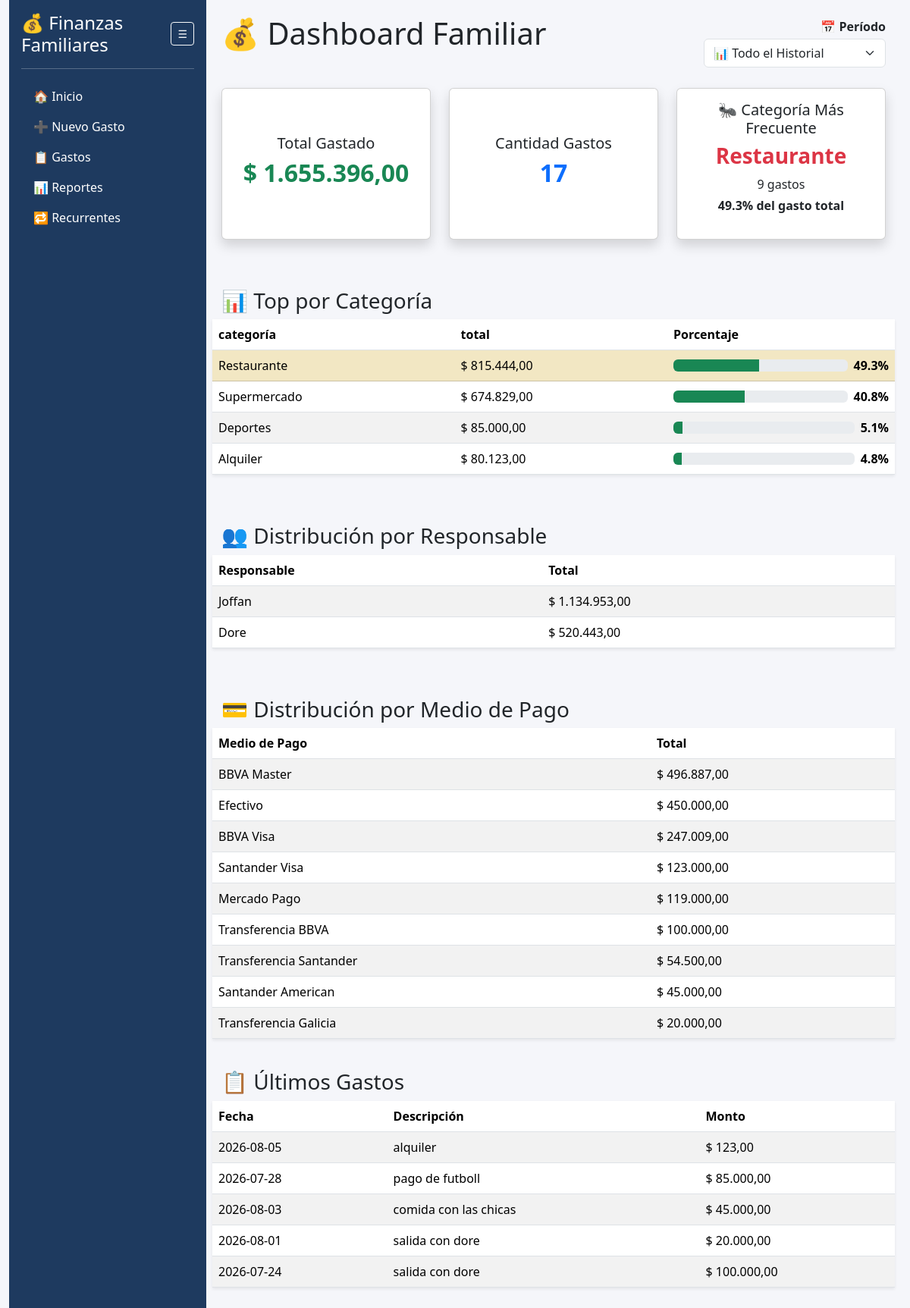
The page / on the database its author committed.
### app.py (models this page shows)
class Gasto(db.Model):
    id = db.Column(db.Integer, primary_key=True)
    fecha = db.Column(db.String(20))
    descripcion = db.Column(db.String(200))
    monto = db.Column(db.Float)
    categoria = db.Column(db.String(50))
    responsable = db.Column(db.String(50))
    medio_pago = db.Column(db.String(50))
    gasto_recurrente_id = db.Column(db.Integer, db.ForeignKey('gasto_recurrente.id'), nullable=True)
    pagado = db.Column(db.Boolean, default=False)
    recurrente = db.relationship('GastoRecurrente', backref='gastos_generados', lazy=True)

### app.py (the view)
@app.route("/")
def home():
    mes_seleccionado = request.args.get("mes", "todos")
    if mes_seleccionado == "todos":
        gastos_query = Gasto.query
    else:
        gastos_query = Gasto.query.filter(Gasto.fecha.startswith(mes_seleccionado))
    total_gastado = sum(gasto.monto for gasto in gastos_query.all())
    if total_gastado is None:
        total_gastado = 0
    cantidad_gastos = gastos_query.count()
    ultimos_gastos = gastos_query.order_by(Gasto.id.desc()).limit(5).all()
    gastos_categoria = gastos_query.with_entities(
        Gasto.categoria, func.sum(Gasto.monto)
    ).group_by(Gasto.categoria).order_by(func.sum(Gasto.monto).desc()).all()
    gastos_categoria_pct = []
    for categoria, total in gastos_categoria:
        porcentaje = 0
        if total_gastado > 0:
            porcentaje = round((total / total_gastado) * 100, 1)
        gastos_categoria_pct.append({
            "categoria": categoria,
            "total": total,
            "porcentaje": porcentaje
        })
    gastos_responsable = gastos_query.with_entities(
        Gasto.responsable, func.sum(Gasto.monto)
    ).group_by(Gasto.responsable).order_by(func.sum(Gasto.monto).desc()).all()
    gastos_medio_pago = gastos_query.with_entities(
        Gasto.medio_pago, func.sum(Gasto.monto)
    ).group_by(Gasto.medio_pago).order_by(func.sum(Gasto.monto).desc()).all()
    promedio_gasto = total_gastado / cantidad_gastos if cantidad_gastos > 0 else 0
    categoria_mas_frecuente = None
    if gastos_categoria_pct:
        categoria_nombre = gastos_categoria_pct[0]["categoria"]
        cantidad_movimientos = gastos_query.filter(Gasto.categoria == categoria_nombre).count()
        categoria_mas_frecuente = {
            "categoria": categoria_nombre,
            "cantidad": cantidad_movimientos,
            "porcentaje": gastos_categoria_pct[0]["porcentaje"]
        }
    meses_disponibles = sorted(
        list(set(gasto.fecha[:7] for gasto in Gasto.query.all())),
        reverse=True
    )
    return render_template(
        "home.html",
        total_gastado=total_gastado,
        cantidad_gastos=cantidad_gastos,
        ultimos_gastos=ultimos_gastos,
        gastos_categoria=gastos_categoria,
        gastos_categoria_pct=gastos_categoria_pct,
        gastos_responsable=gastos_responsable,
        gastos_medio_pago=gastos_medio_pago,
        categoria_mas_frecuente=categoria_mas_frecuente,
        meses_disponibles=meses_disponibles,
        mes_seleccionado=mes_seleccionado,
    )

### app.py (called while the page is built)
@app.template_filter('moneda')
def moneda(valor):
    if valor is None:
        return "0,00"
    return f"{valor:,.2f}".replace(",", "X").replace(".", ",").replace("X", ".")

### templates/home.html (shortened to what this page needs)
{% extends "base.html" %}
{% block contenido %}
<div class="d-flex justify-content-between align-items-center mb-4">
    <h1 class="mb-4">
        💰 Dashboard Familiar
    </h1>
    <form method="get">
        <div class="text-end">
            <label class="fw-bold mb-1">
                    📅 Período
            </label>
        </div>
        <select
            class="form-select"
            name="mes"
            onchange="this.form.submit()"
            style="width: 240px;">
            <option
                value="todos"
                {% if mes_seleccionado == 'todos' %}
                selected
                {% endif %}
            >
                📊 Todo el Historial
            </option>
            {% set nombres_meses = {
                '01':'Enero',
                '02':'Febrero',
                '03':'Marzo',
                '04':'Abril',
                '05':'Mayo',
                '06':'Junio',
                '07':'Julio',
                '08':'Agosto',
                '09':'Septiembre',
                '10':'Octubre',
                '11':'Noviembre',
                '12':'Diciembre'
            } %}
        </select>
    </form>
</div>
<div class="row">
    <div class="col-md-4 mb-3">
        <div class="card shadow h-100">
            <div class="card-body d-flex flex-column justify-content-center text-center">
                <h5>Total Gastado</h5>
                <h2 class="text-success fw-bold">
                    $ {{ total_gastado | moneda }}
                </h2>
            </div>
        </div>
    </div>
    <div class="col-md-4 mb-3">
        <div class="card shadow h-100">
            <div class="card-body d-flex flex-column justify-content-center text-center">
                <h5>Cantidad Gastos</h5>
                <h2 class="text-primary fw-bold">
                    {{ cantidad_gastos }}
                </h2>
            </div>
        </div>
    </div>
    <div class="col-md-4 mb-3">
        <div class="card shadow h-100">
            <div class="card-body d-flex flex-column justify-content-center text-center">
                <h5>🐜 Categoría Más Frecuente</h5>
                {% if categoria_mas_frecuente %}
                    <h3 class="text-danger fw-bold">
                        {{ categoria_mas_frecuente.categoria }}
                    </h3>
                    <p class="mb-1">
                        {{ categoria_mas_frecuente.cantidad }} gastos
                    </p>
                    <p class="fw-bold">
                        {{ categoria_mas_frecuente.porcentaje }}% del gasto total
                    </p>
                {% else %}
                    <h3>Sin datos</h3>
                {% endif %}
            </div>
        </div>
    </div>
<h3 class="mt-5">📊 Top por Categoría</h3>
<table class="table table-striped table-hover shadow-sm">
    <thead>
        <tr>
            <th>categoría</th>
            <th>total</th>
            <th>Porcentaje</th>
        </tr>
    </thead>
    <tbody>
        {% for item in gastos_categoria_pct %}
        <tr {% if loop.first %}class="table-warning"{% endif %}>
            <td>{{ item.categoria }}</td>
            <td>
                $ {{ item.total | moneda }}
            </td>
            <td style="width: 300px;">
                <div class="d-flex align-items-center">
                    <div class="progress flex-grow-1 me-2">
                        <div
                            class="progress-bar bg-success"
                            role="progressbar"
                            style="width: {{ item.porcentaje }}%;">
                        </div>
                    </div>
                    <strong>
                        {{ item.porcentaje }}%
                    </strong>
                </div>
            </td>
        </tr>
        {% endfor %}
    </tbody>
</table>
<h3 class="mt-5">👥 Distribución por Responsable</h3>
<table class="table table-striped table-hover shadow-sm">
    <thead>
        <tr>
            <th>Responsable</th>
            <th>Total</th>
        </tr>
    </thead>
    <tbody>
        {% for responsable, total in gastos_responsable %}
        <tr>
            <td>{{ responsable }}</td>
            <td>$ {{ total | moneda }}</td>
        </tr>
        {% endfor %}
    </tbody>
</table>
<h3 class="mt-5">💳 Distribución por Medio de Pago</h3>
<table class="table table-striped table-hover shadow-sm">
    <thead>
        <tr>
            <th>Medio de Pago</th>
            <th>Total</th>
        </tr>
    </thead>
    <tbody>
        {% for medio_pago, total in gastos_medio_pago %}
        <tr>
            <td>{{ medio_pago }}</td>
            <td>$ {{ total | moneda }}</td>
        </tr>
        {% endfor %}
    </tbody>
</table>
<h3 class="mt-4">
    📋 Últimos Gastos
</h3>
<table class="table table-striped table-hover shadow-sm">
    <thead>
        <tr>
            <th>Fecha</th>
            <th>Descripción</th>
            <th>Monto</th>
        </tr>
    </thead>
    <tbody>
        {% for gasto in ultimos_gastos %}
        <tr>
            <td>{{ gasto.fecha }}</td>
            <td>{{ gasto.descripcion }}</td>
            <td>$ {{ gasto.monto | moneda }}</td>
        </tr>
        {% endfor %}
    </tbody>
</table>
{% endblock %}

### templates/base.html (style rules this page uses)
body { background-color:#f5f6fa; }

### rows shown on the page
Gasto: fecha "2026-08-05", descripcion "alquiler", monto|moneda "123,00"
Gasto: fecha "2026-07-28", descripcion "pago de futboll", monto|moneda "85.000,00"
Gasto: fecha "2026-08-03", descripcion "comida con las chicas", monto|moneda "45.000,00"
Gasto: fecha "2026-08-01", descripcion "salida con dore", monto|moneda "20.000,00"
Gasto: fecha "2026-07-24", descripcion "salida con dore", monto|moneda "100.000,00"

### other values the page prints
{{ total_gastado | moneda }} "1.655.396,00"
{{ cantidad_gastos }} "17"
{{ categoria_mas_frecuente.categoria }} "Restaurante"
{{ categoria_mas_frecuente.cantidad }} "9"
{{ categoria_mas_frecuente.porcentaje }} "49.3"
{{ item.categoria }} "Restaurante" "Supermercado" "Deportes" "Alquiler"
{{ item.total | moneda }} "815.444,00" "674.829,00" "85.000,00" "80.123,00"
{{ item.porcentaje }} "49.3" "40.8" "5.1" "4.8"
{{ responsable }} "Joffan" "Dore"
{{ total | moneda }} "1.134.953,00" "520.443,00"
{{ medio_pago }} "BBVA Master" "Efectivo" "BBVA Visa" "Santander Visa" "Mercado Pago" "Transferencia BBVA" "Transferencia Santander" "Santander American" "Transferencia Galicia"
{{ total | moneda }} "496.887,00" "450.000,00" "247.009,00" "123.000,00" "119.000,00" "100.000,00" "54.500,00" "45.000,00" "20.000,00"
